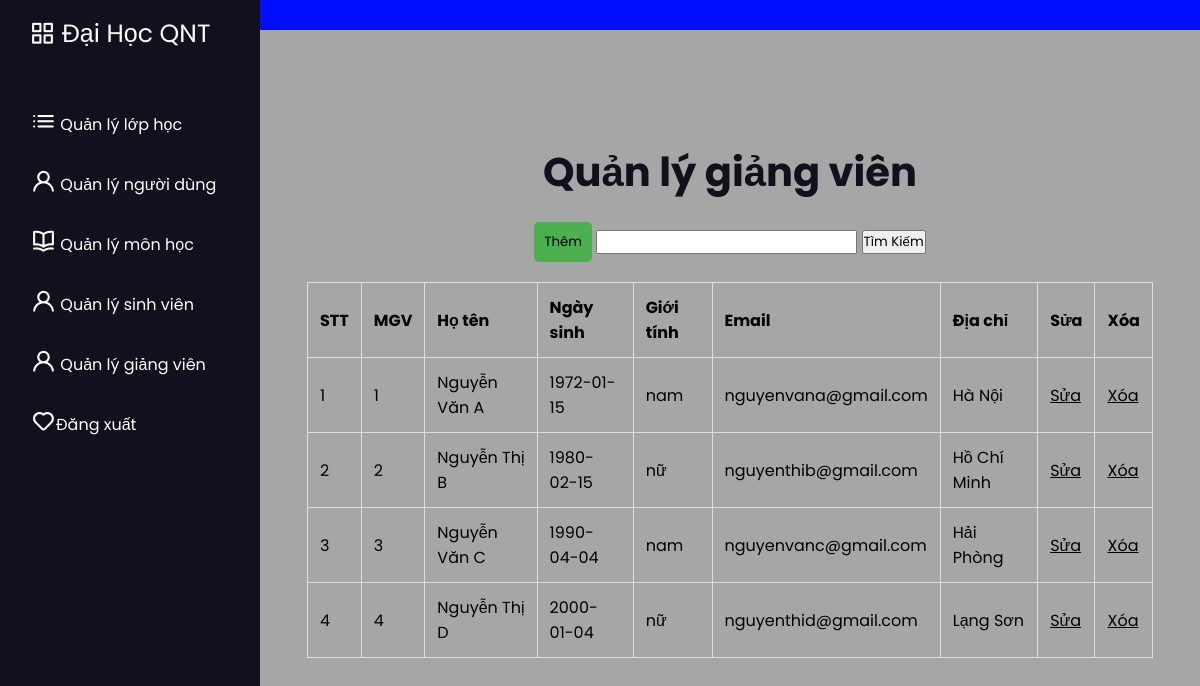
/admin/qlgv/quanlygiangvien.php, run on the app's committed database.
### tables this page shows
CREATE TABLE `giangvien` (
  `MaGV` int(10) NOT NULL,
  `HoTen` varchar(50) NOT NULL,
  `NgaySinh` date NOT NULL,
  `GioiTinh` varchar(20) NOT NULL,
  `Email` varchar(100) NOT NULL,
  `DiaChi` varchar(200) NOT NULL
);

### connect/connDB.php (called while the page is built, shortened)
<?php
    function executeResult($sql){
        $conn = mysqli_connect(host, username, pass, db);
        $resultset = mysqli_query($conn, $sql);
        $list = [];
        while ($row = mysqli_fetch_array($resultset, 1)) {
            $list[] = $row;
        }
        return $list;
    }

### admin/qlgv/quanlygiangvien.php (the view, shortened to what this page needs)
<?php
    require_once("D:/PHP/xampp/htdocs/BTL_PHP/connect/connDB.php");
?>
<!DOCTYPE html>
<html lang="en">
<head>
    <link rel="stylesheet" href="/BTL_PHP/admin/admin.css">
    <link rel="stylesheet" href="https://unicons.iconscout.com/release/v4.0.8/css/line.css">
</head>
<body>
    <nav class="sidebar">
        <a href="/BTL_PHP/admin/admin.html" class="logo"><i class="uil uil-apps"></i> Đại Học QNT</a>
        <div class="menu-content">
            <ul class="menu-items">
                <li class="item">
                    <a href="/BTL_PHP/admin/qllop/quanlylophoc.php"><i class="uil uil-list-ul"></i> Quản lý lớp học </a>
                </li>
                <li class="item">
                    <a href="/BTL_PHP/admin/qltk/quanlynguoidung.php"><i class="uil uil-user"></i> Quản lý người dùng</a>
                </li>
                <li class="item">
                    <a href="/BTL_PHP/admin/qlmon/quanlymonhoc.php"><i class="uil uil-book-open"></i> Quản lý môn học</a>
                </li>
                <li class="item">
                    <a href="/BTL_PHP/admin/qlsv/quanlysinhvien.php"><i class="uil uil-user"></i> Quản lý sinh viên</a>
                </li>
                <li class="item">
                    <a href="/BTL_PHP/admin/qlgv/quanlygiangvien.php"><i class="uil uil-user"></i> Quản lý giảng viên</a>
                </li>
                <li class="item">
                    <a href="/BTL_PHP/login/index.php"><i class="uil uil-heart"></i>Đăng xuất</a>
                </li>
            </ul>
        </div>
    </nav>
    <nav class="navbar"></nav>
    <main class="main" id="content">
        <form action="" method="post">
            <div>
                <h1>Quản lý giảng viên</h1>
            </div>
            <div class="manage-container">
                <button class="manage-button" name="Them"> <a href="Them.php">Thêm</a></button>
                <input type="text" name="timkiem">
                <input type="submit" name="btnTim" value="Tìm Kiếm">
            </div>
            <table id="myTable">
                <tr>
                    <td><b>STT</b></td>
                    <td><b>MGV</b></td>
                    <td><b>Họ tên</b></td>
                    <td><b>Ngày sinh</b></td>
                    <td><b>Giới tính</b></td>
                    <td><b>Email</b></td>
                    <td><b>Địa chỉ</b></td>
                    <td><b>Sửa</b></td>
                    <td><b>Xóa</b></td>
                </tr>
                <?php
                    if (isset($_POST["btnTim"])) {
                        $tim = $_POST['timkiem'];
                        if (!empty($tim)) {
                            $sql = "SELECT * FROM giangvien
                                    WHERE HoTen LIKE '%$tim%' OR Email LIKE '%$tim%'
                                    OR MaGV LIKE '%$tim%' OR GioiTinh LIKE '%$tim%'
                                    OR DiaChi LIKE '%$tim%' OR NgaySinh LIKE '%$tim%'";
                        }else {
                            $sql = "SELECT * FROM giangvien";
                        }
                    }else {
                        $sql = "SELECT * FROM giangvien";
                    }
                    $giangVienList = executeResult($sql);
                    if (!empty($giangVienList)) {
                        $stt = 1;
                        foreach ($giangVienList as $giangVien) {
                            echo "<tr>
                                    <td>$stt</td>
                                    <td>" . $giangVien["MaGV"] . "</td>
                                    <td>" . $giangVien["HoTen"] . "</td>
                                    <td>" . $giangVien["NgaySinh"] . "</td>
                                    <td>" . $giangVien["GioiTinh"] . "</td>
                                    <td>" . $giangVien["Email"] . "</td>
                                    <td>" . $giangVien["DiaChi"] . "</td>
                                    <td><a href='Sua.php?id=" . $giangVien["MaGV"] . "'>Sửa</a></td>
                                    <td><a href='Xoa.php?id=" . $giangVien["MaGV"] . "' onclick='return confirm(\"Bạn có chắc chắn muốn xóa?\")'>Xóa</a></td>
                                </tr>";
                            $stt++;
                        }
                    } else {
                        echo "<tr><td colspan='10'>Không có giảng viên.</td></tr>";
                    }
                ?>
            </table>
        </form>
    </main>
</body>
</html>

### admin/admin.css (style rules this page uses)
* { margin: 0; padding: 0; box-sizing: border-box; font-family: "Poppins", sans-serif; }
.sidebar { position: fixed; height: 100%; width: 260px; background: #11101d; padding: 15px; z-index: 99; }
.logo { font-size: 25px; padding: 0 15px; }
.sidebar a { color: #fff; text-decoration: none; }
.menu-content { position: relative; height: 100%; width: 100%; margin-top: 40px; overflow-y: scroll; }
i.uil.uil:before { font-size: 25px; }
.menu-items { height: 100%; width: 100%; list-style: none; transition: all 0.4s ease; }
.item a, .submenu-item { padding: 16px; display: inline-block; width: 100%; border-radius: 12px; }
.item i { font-size: 12px; }
.navbar, .main { left: 260px; width: calc(100% - 260px); transition: all 0.5s ease; z-index: 1000; }
.navbar { position: fixed; color: #fff; padding: 15px 20px; font-size: 25px; background: #000dff; cursor: pointer; }
.main { position: relative; display: flex; align-items: center; justify-content: center; height: 100vh; z-index: 100; background: #a7a6a6; }
.main h1 { color: #11101d; font-size: 40px; text-align: center; }
a { color: black; }

### admin/qlgv/quanlygiangvien.php (style rules this page uses)
table { border-collapse: collapse; width: 100%; margin-top: 20px; }
table, th, td { border: 1px solid #ddd; }
th, td { padding: 12px; text-align: left; }
form { width: 90%; }
.manage-container { margin-top: 10px; display: block; text-align: center; }
.manage-button { padding: 10px; background-color: #4CAF50; color: white; border: none; border-radius: 5px; cursor: pointer; margin-top: 10px; }
.manage-button a { text-decoration: none; }

### data on the page
giangvien: MaGV "1", HoTen "Nguyễn Văn A", NgaySinh "1972-01-15", GioiTinh "nam", Email "nguyenvana@gmail.com", DiaChi "Hà Nội"
giangvien: MaGV "2", HoTen "Nguyễn Thị B", NgaySinh "1980-02-15", GioiTinh "nữ", Email "nguyenthib@gmail.com", DiaChi "Hồ Chí Minh"
giangvien: MaGV "3", HoTen "Nguyễn Văn C", NgaySinh "1990-04-04", GioiTinh "nam", Email "nguyenvanc@gmail.com", DiaChi "Hải Phòng"
giangvien: MaGV "4", HoTen "Nguyễn Thị D", NgaySinh "2000-01-04", GioiTinh "nữ", Email "nguyenthid@gmail.com", DiaChi "Lạng Sơn"
